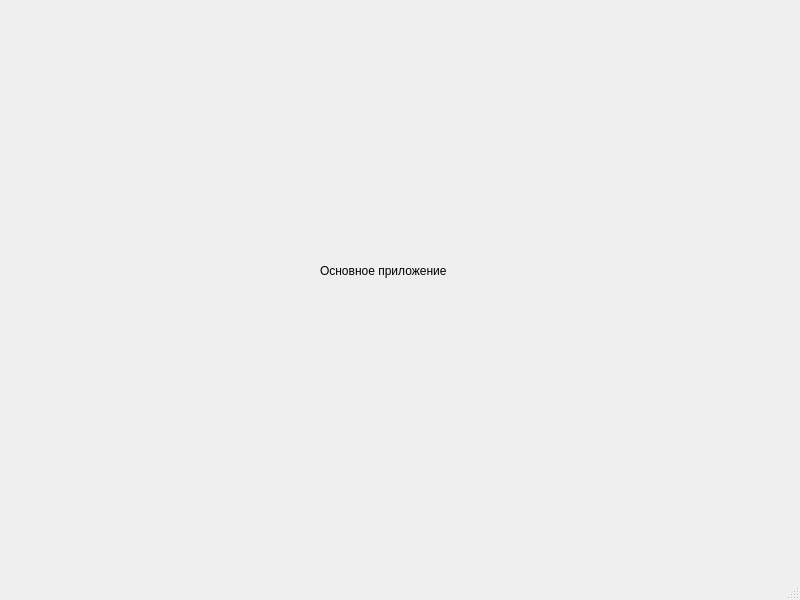
<?xml version="1.0" encoding="UTF-8"?>
<ui version="4.0">
 <class>MainWindow</class>
 <widget class="QMainWindow" name="MainWindow">
  <property name="geometry">
   <rect>
    <x>0</x>
    <y>0</y>
    <width>800</width>
    <height>600</height>
   </rect>
  </property>
  <property name="windowTitle">
   <string>MainWindow</string>
  </property>
  <widget class="QWidget" name="centralwidget">
   <widget class="QLabel" name="label">
    <property name="geometry">
     <rect>
      <x>320</x>
      <y>260</y>
      <width>131</width>
      <height>21</height>
     </rect>
    </property>
    <property name="text">
     <string>Основное приложение</string>
    </property>
   </widget>
  </widget>
  <widget class="QMenuBar" name="menubar">
   <property name="geometry">
    <rect>
     <x>0</x>
     <y>0</y>
     <width>800</width>
     <height>22</height>
    </rect>
   </property>
  </widget>
  <widget class="QStatusBar" name="statusbar"/>
 </widget>
 <resources/>
 <connections/>
</ui>
